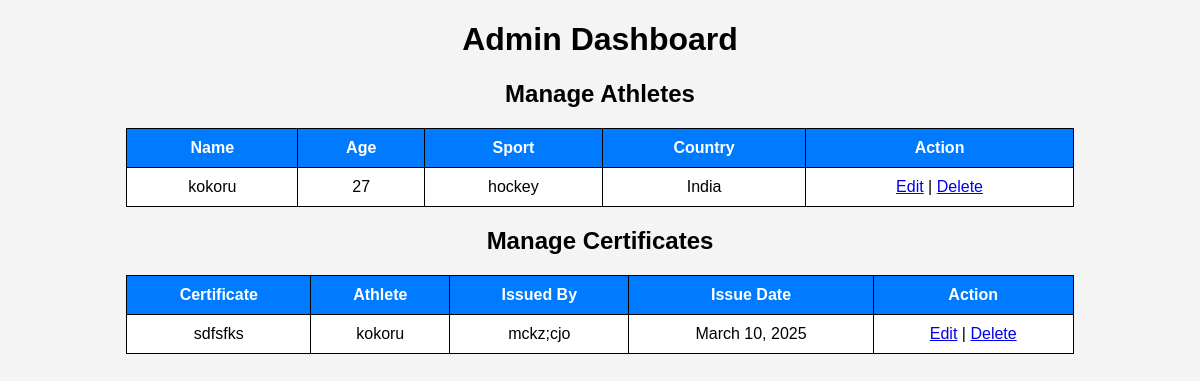
Screenshot of /auth/admin-dashboard/ (signed in) with the database file from the repository.
### mainapp/models.py (models this page shows, shortened)
class Athlete(models.Model):
    name = models.CharField(max_length=255)
    age = models.IntegerField()
    gender = models.CharField(max_length=10, choices=[('Male', 'Male'), ('Female', 'Female'), ('Other', 'Other')])
    sport_type = models.CharField(max_length=255)
    country = models.CharField(max_length=255)
    team = models.CharField(max_length=255, blank=True, null=True)
    achievements = models.TextField(blank=True, null=True)
    profile_picture = models.ImageField(upload_to='athlete_profiles/', blank=True, null=True)
    contact_info = models.EmailField(unique=True)

class Certificate(models.Model):
    athlete = models.ForeignKey(Athlete, on_delete=models.CASCADE, related_name='certificates')
    name = models.CharField(max_length=255)
    issuing_organization = models.CharField(max_length=255)
    issue_date = models.DateField()
    expiry_date = models.DateField(blank=True, null=True)
    certificate_file = models.FileField(upload_to='certificates/')
    certificate_image = models.ImageField(upload_to='certificate_images/', blank=True, null=True)

### accounts/views.py (the view)
# urls.py: path("admin-dashboard/", admin_dashboard, name="admin_dashboard"),
@login_required
@user_passes_test(is_admin)
def admin_dashboard(request):
    athletes = Athlete.objects.all()
    certificates = Certificate.objects.all()
    return render(request, "admin_dashboard.html", {
        "athletes": athletes,
        "certificates": certificates
    })

### accounts/views.py (called while the page is built)
def is_admin(user):
    return user.is_superuser  # ✅ Allow only admins

### templates/admin_dashboard.html (shortened to what this page needs)
<!DOCTYPE html>
<html lang="en">
<head>
</head>
<body>
    <h1>Admin Dashboard</h1>
    <h2>Manage Athletes</h2>
    <table>
        <tr>
            <th>Name</th>
            <th>Age</th>
            <th>Sport</th>
            <th>Country</th>
            <th>Action</th>
        </tr>
        {% for athlete in athletes %}
        <tr>
            <td>{{ athlete.name }}</td>
            <td>{{ athlete.age }}</td>
            <td>{{ athlete.sport_type }}</td>
            <td>{{ athlete.country }}</td>
            <td>
                <a href="{% url 'edit_athlete' athlete.id %}">Edit</a> |
                <a href="{% url 'delete_athlete' athlete.id %}" onclick="return confirm('Are you sure?')">Delete</a>
            </td>
        </tr>
        {% endfor %}
    </table>
    <h2>Manage Certificates</h2>
    <table>
        <tr>
            <th>Certificate</th>
            <th>Athlete</th>
            <th>Issued By</th>
            <th>Issue Date</th>
            <th>Action</th>
        </tr>
        {% for certificate in certificates %}
        <tr>
            <td>{{ certificate.name }}</td>
            <td>{{ certificate.athlete.name }}</td>
            <td>{{ certificate.issuing_organization }}</td>
            <td>{{ certificate.issue_date }}</td>
            <td>
                <a href="{% url 'edit_certificate' certificate.id %}">Edit</a> |
                <a href="{% url 'delete_certificate' certificate.id %}" onclick="return confirm('Are you sure?')">Delete</a>
            </td>
        </tr>
        {% endfor %}
    </table>
</body>
</html>

### templates/admin_dashboard.html (style rules this page uses)
body { font-family: Arial, sans-serif; text-align: center; background: #f4f4f4; }
table { width: 80%; margin: 20px auto; border-collapse: collapse; background: white; }
th, td { padding: 10px; border: 1px solid black; }
th { background: #007bff; color: white; }

### rows the page displays
Athlete: name "kokoru", age "27", sport_type "hockey", country "India"
Certificate: name "sdfsfks", athlete.name "kokoru", issuing_organization "mckz;cjo", issue_date "March 10, 2025"
